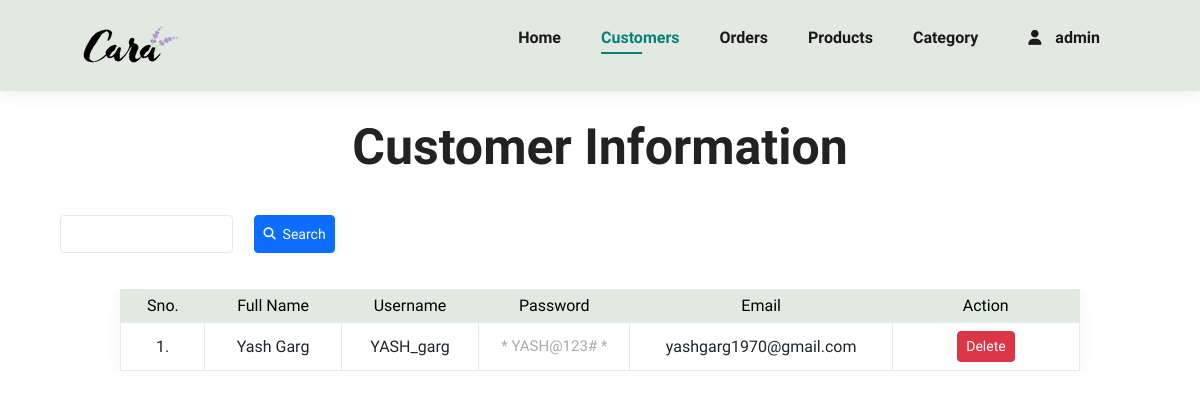
Before: /admin/customers.php (signed in) with the older database file.
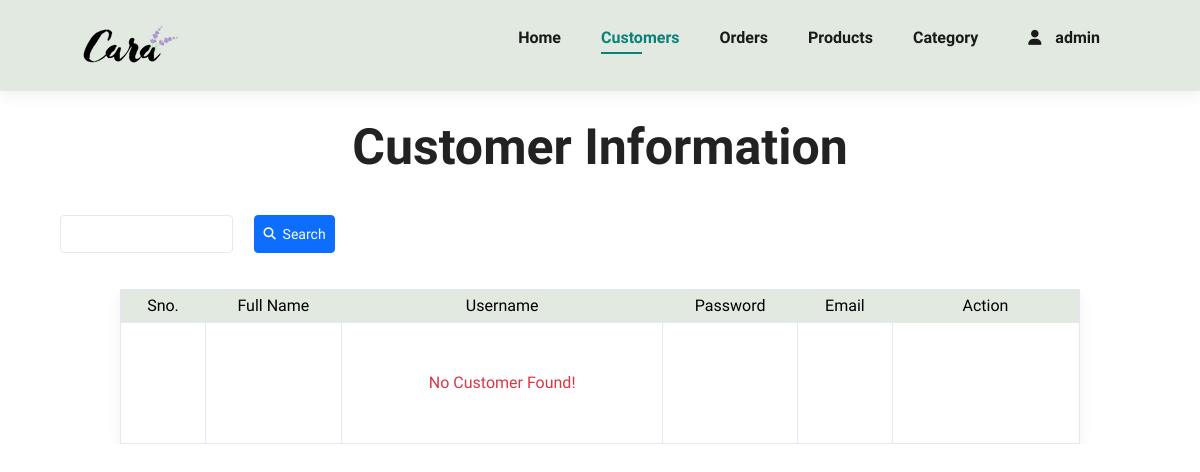
After: the same page with the newer database file.
### tables this page shows
CREATE TABLE `users` (
  `id` int(11) NOT NULL,
  `full_name` varchar(40) NOT NULL,
  `username` varchar(30) NOT NULL,
  `passsword` varchar(30) NOT NULL,
  `email` text NOT NULL
);

### admin/customers.php (the view, shortened to what the changed rows need)
<?php include('../connection.php');
?>
<!DOCTYPE html>
<html lang="en">
<head>
    <link rel="stylesheet" href="https://pro.fontawesome.com/releases/v5.10.0/css/all.css" />
    <link rel="stylesheet" href="https://cdnjs.cloudflare.com/ajax/libs/font-awesome/6.4.0/css/all.min.css">
    <link href="https://cdn.jsdelivr.net/npm/bootstrap@5.3.0/dist/css/bootstrap.min.css" rel="stylesheet">
    <link rel="stylesheet" href="stylle.css">
</head>
<body>
    <section id="c-info">
        <h1 style="text-align: center;">Customer Information</h1>
        <div class="infor">
            <table style="width:80%;">
                <thead class="text-center">
                    <tr>
                        <td class="px-3">Sno.</td>
                        <td class="px-3">Full Name</td>
                        <td class="px-3">Username</td>
                        <td class="px-3">Password</td>
                        <td class="px-3">Email</td>
                        <td class="px-5">Action</td>
                    </tr>
                </thead>
                <tbody class="text-center">
                    <?php
                    if (isset($_POST['srch'])) {
                        $sno = 1;
                        $username = $_POST['cus_name'];
                        $sql = mysqli_query($conn, "SELECT * FROM users WHERE username='$username' OR full_name='$username'");
                        $count = mysqli_num_rows($sql);
                        if ($count > 0) {
                            while ($row = mysqli_fetch_assoc($sql)) {
                                $id = $row['id'];
                                $name = $row['full_name'];
                                $u_name = $row['username'];
                                $pass = $row['passsword'];
                                $mail = $row['email'];
                    ?> <tr>
                                    <td><?php echo $sno; ?>.</td>
                                    <td><?php echo $name; ?></td>
                                    <td><?php echo $u_name; ?></td>
                                    <td style="color:#a9a9ab;font-size:15px">* <?php echo $pass; ?> *</td>
                                    <td><?php echo $mail; ?></td>
                                    <td>
                                        <a href="c_d_v.php?id=<?php echo $id ?>" class="btn btn-danger btn-sm">Delete</a>
                                    </td>
                                    <?php $sno++; ?>
                                </tr>
                            <?php
                            }
                        } else {
                            ?>
                            <tr>
                                <td></td>
                                <td></td>
                                <td class="p-5 text-danger" style="font-weight:500">Customer Name: <?php echo $username; ?> : is Invalid!</td>
                                <td></td>
                                <td></td>
                            </tr><?php
                                }
                            } else {
                                $query = mysqli_query($conn, "SELECT * FROM users");
                                $c = mysqli_num_rows($query);
                                if ($c > 0) {
                                    $sn = 1;
                                    while ($row = mysqli_fetch_assoc($query)) {
                                        $id = $row['id'];
                                        $name = $row['full_name'];
                                        $u_name = $row['username'];
                                        $pass = $row['passsword'];
                                        $mail = $row['email'];
                                    ?> <tr>
                                    <td><?php echo $sn; ?>.</td>
                                    <td><?php echo $name; ?></td>
                                    <td><?php echo $u_name; ?></td>
                                    <td style="color:#a9a9ab;font-size:15px">* <?php echo $pass; ?> *</td>
                                    <td><?php echo $mail; ?></td>
                                    <td>
                                        <a href="c_d_v.php?id=<?php echo $id ?>" class="btn btn-danger btn-sm">Delete</a>
                                    </td>
                                    <?php $sn++; ?>
                                </tr>
                            <?php
                                    }
                                } else {
                            ?>
                            <tr>
                                <td></td>
                                <td></td>
                                <td class="p-5 text-danger" style="font-weight:500"> No Customer Found!</td>
                                <td></td>
                                <td></td>
                            </tr><?php
                                }
                            }
                                    ?>
                </tbody>
            </table>
        </div>
    </section>
</body>
</html>

Changed rows visible on the page:
removed users: full_name "Yash Garg", username "YASH_garg", passsword "YASH@123#", email "yashgarg1970@gmail.com"
Other visible differences:
text now shown: "No Customer Found!"
